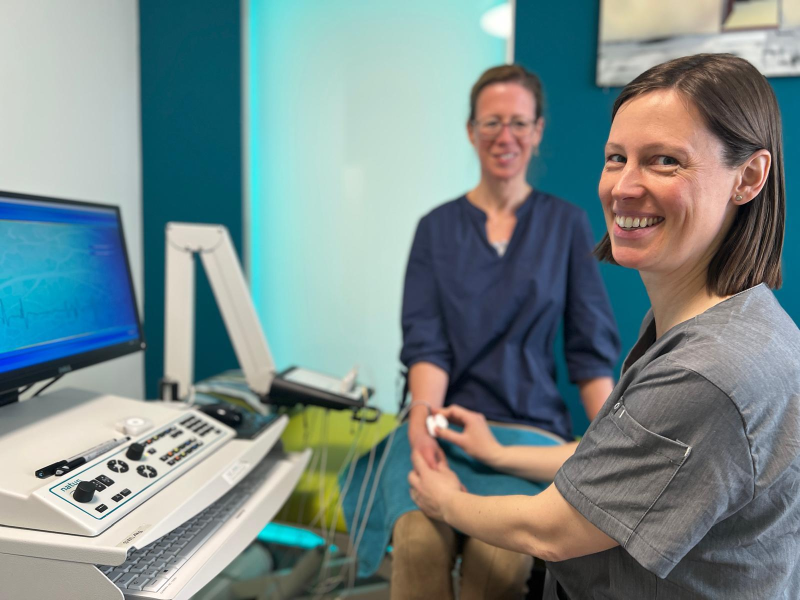
#> input picture images/team/andrea-liechti-wicki.jpeg, 1600 x 1200 px, found by its file name (shown at 1/2 size); its folder holds only this picture in this run
$ python cutting_tool.py
#> lines starting #> are read from the running program, lines starting #| are printed output that depends on the picture
#> further down, img_pil is the input picture: PIL image 1600x1200 RGB; mean R, G, B 120.1, 137.8, 136.9
import cv2
import os
import numpy as np   # <-- wichtig für np.array
from PIL import Image

# ----------------------------
# CONFIG
# ----------------------------
IMAGE_FOLDER = r"D:\Codes\Windsurf\neurologie-schwyz\images\team"
OUTPUT_WIDTH = 800
OUTPUT_HEIGHT = 534
WEBP_QUALITY = 80
HAAR_CASCADE_PATH = cv2.data.haarcascades + "haarcascade_frontalface_default.xml"

face_cascade = cv2.CascadeClassifier(HAAR_CASCADE_PATH)
EXTENSIONS = (".jpg", ".jpeg", ".png", ".webp")

# ----------------------------
# FUNCTION: Crop face with margin and correct ratio
# ----------------------------
def crop_face(img_cv):
    gray = cv2.cvtColor(img_cv, cv2.COLOR_BGR2GRAY)
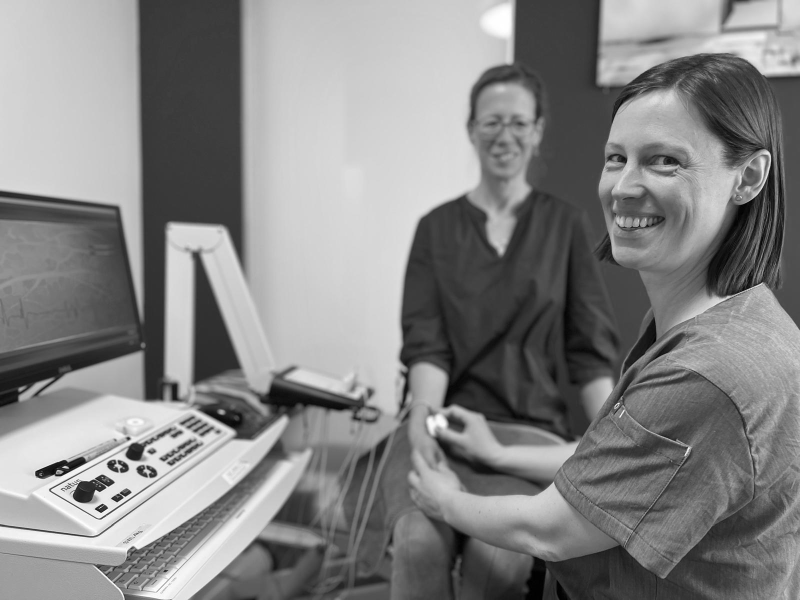
#> gray: shape (1200, 1600) (shown at 1/2 size); min 0, max 255, mean 132.4
    faces = face_cascade.detectMultiScale(gray, scaleFactor=1.1, minNeighbors=4)
#> faces = [[938, 187, 151, 151], [1139, 202, 310, 310]]

    h, w = img_cv.shape[:2]
#> h = 1200; w = 1600
    target_ratio = OUTPUT_WIDTH / OUTPUT_HEIGHT  # 800/534 ≈ 1.5

    if len(faces) == 0:
        # No face detected → center crop maintaining 1.5 ratio
        if w / h > target_ratio:
            new_w = int(h * target_ratio)
            left = (w - new_w) // 2
            return img_cv[:, left:left+new_w]
        else:
            new_h = int(w / target_ratio)
            top = (h - new_h) // 2
            return img_cv[top:top+new_h, :]

    # Pick the largest face
    x, y, fw, fh = max(faces, key=lambda rect: rect[2]*rect[3])
#> x = 1139; y = 202; fw = 310; fh = 310

    # Add margin (~40%)
    margin_w = int(fw * 0.4)
#> margin_w = 124
    margin_h = int(fh * 0.4)
#> margin_h = 124
    left = max(x - margin_w, 0)
#> left = 1015
    top = max(y - margin_h, 0)
#> top = 78
    right = min(x + fw + margin_w, w)
#> right = 1573
    bottom = min(y + fh + margin_h, h)
#> bottom = 636

    cropped = img_cv[top:bottom, left:right]
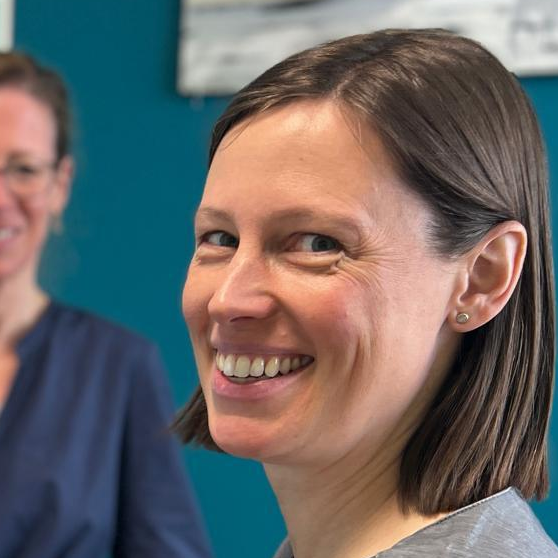
#> cropped: shape (558, 558, 3); mean B, G, R 102.3, 103.1, 105.4

    # Adjust crop to match target aspect ratio (1.5)
    ch, cw = cropped.shape[:2]
#> ch = 558; cw = 558
    current_ratio = cw / ch
#> current_ratio = 1

    if current_ratio > target_ratio:
        # zu breit → zuschneiden
        new_cw = int(ch * target_ratio)
        left_crop = (cw - new_cw) // 2
        cropped = cropped[:, left_crop:left_crop+new_cw]
    else:
        # zu hoch → zuschneiden
        new_ch = int(cw / target_ratio)
#> new_ch = 372
        top_crop = (ch - new_ch) // 2
#> top_crop = 93
        cropped = cropped[top_crop:top_crop+new_ch, :]
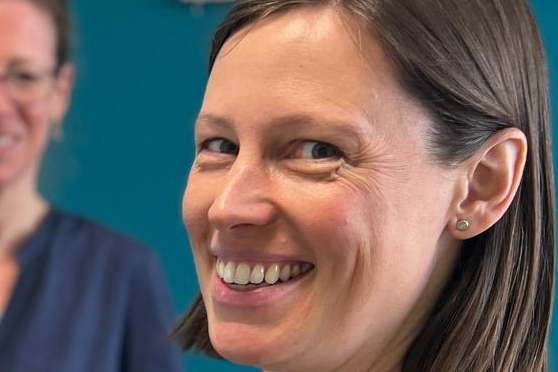
#> cropped: shape (372, 558, 3); mean B, G, R 97.4, 100.8, 111.6

    return cropped

# ----------------------------
# PROCESS IMAGES
# ----------------------------
for filename in os.listdir(IMAGE_FOLDER):
    if not filename.lower().endswith(EXTENSIONS):
        continue

    input_path = os.path.join(IMAGE_FOLDER, filename)
    name, _ = os.path.splitext(filename)
    output_path = os.path.join(IMAGE_FOLDER, f"{name}.webp")

    # Open image via PIL to support WebP
    img_pil = Image.open(input_path).convert("RGB")
    img_cv = cv2.cvtColor(np.array(img_pil), cv2.COLOR_RGB2BGR)

    cropped = crop_face(img_cv)
    cropped_resized = cv2.resize(cropped, (OUTPUT_WIDTH, OUTPUT_HEIGHT), interpolation=cv2.INTER_AREA)

    img_pil_out = Image.fromarray(cv2.cvtColor(cropped_resized, cv2.COLOR_BGR2RGB))
    img_pil_out.save(output_path, "WEBP", quality=WEBP_QUALITY)
    print(f"✅ Saved {output_path}")

print("🎉 All team WebP images processed and cropped to 800x534!")

$ run again, on images/team/catharina-mica-keller.jpeg
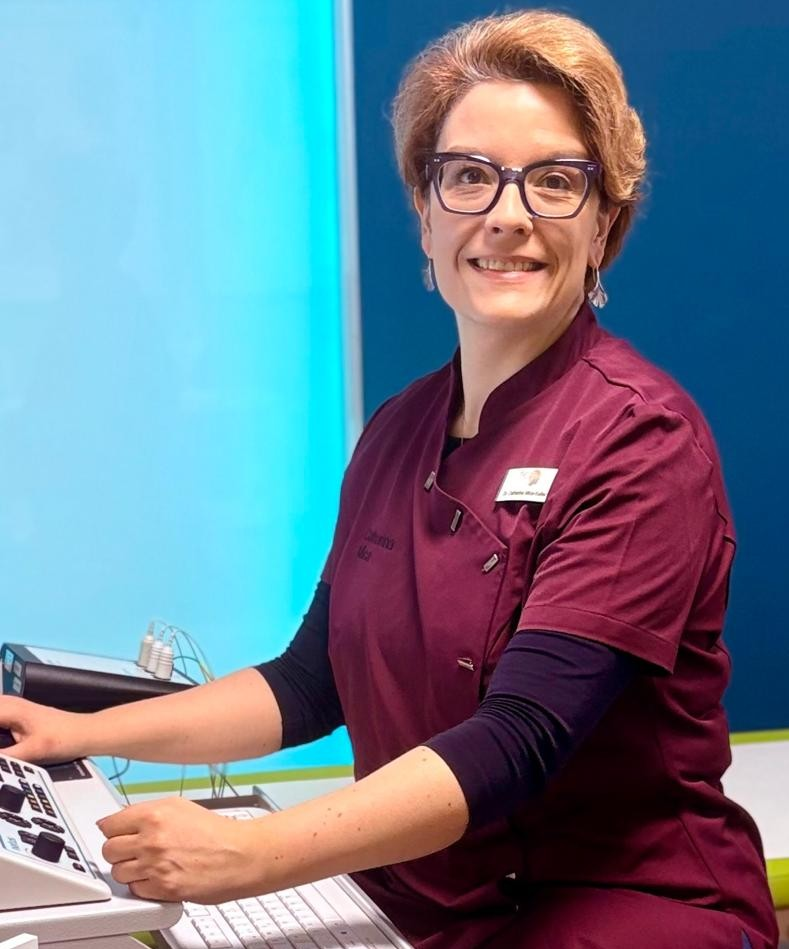
#> input picture images/team/catharina-mica-keller.jpeg, 789 x 949 px, found by its file name
#> img_pil is the input picture: PIL image 789x949 RGB; mean R, G, B 107.4, 125.2, 142.8
#> in crop_face, `gray = cv2.cvtColor(img_cv, cv2.COLOR_BGR2GRAY)`:
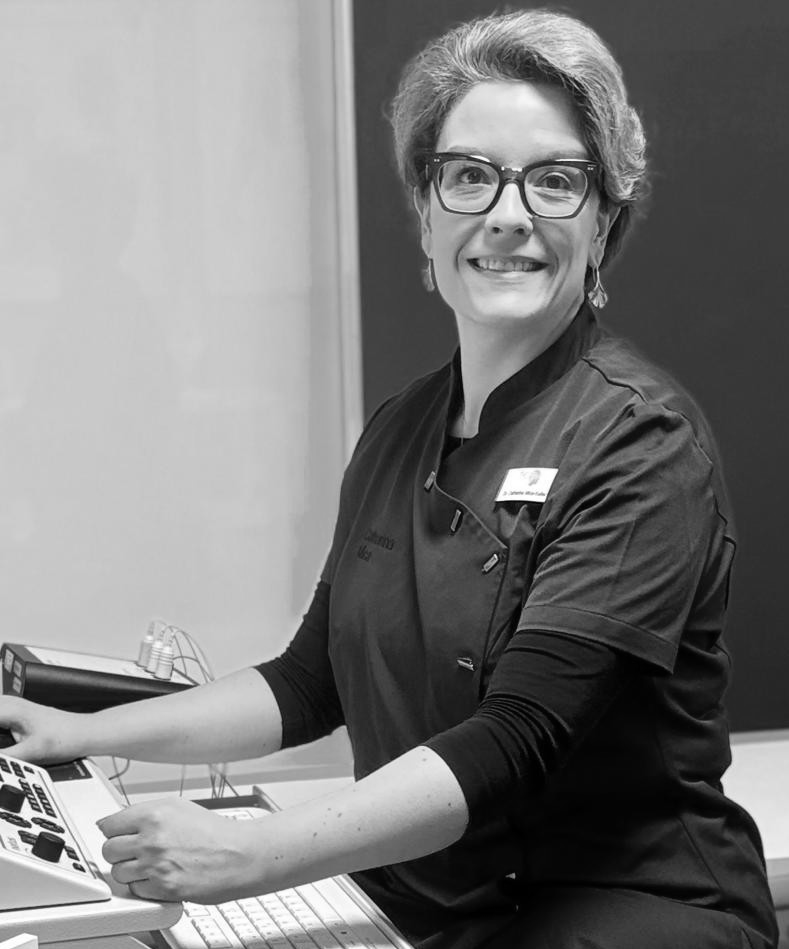
#> gray: shape (949, 789); min 0, max 255, mean 121.9
#> faces = [[397, 91, 227, 227]]
#> x = 397; y = 91; fw = 227
#> margin_w = 90
#> left = 307
#> top = 1
#> right = 714
#> bottom = 408
#> in crop_face, `cropped = cropped[top_crop:top_crop+new_ch, :]`:
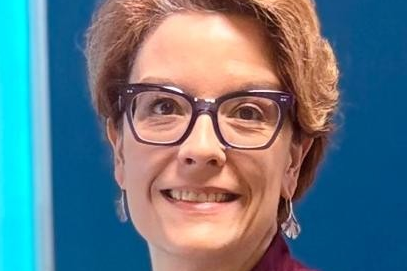
#> cropped: shape (271, 407, 3); mean B, G, R 131.8, 120.4, 100

$ run again, on images/team/catharina-mica-keller.webp
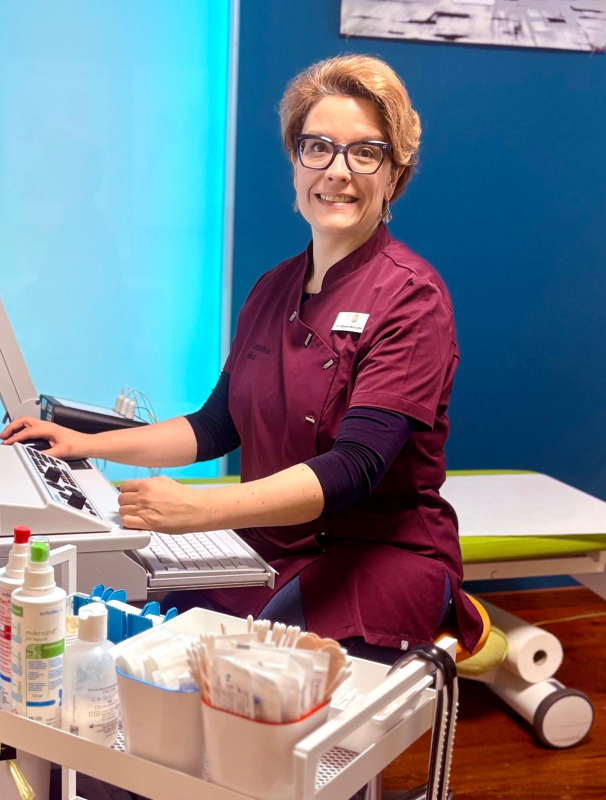
#> input picture images/team/catharina-mica-keller.webp, 1212 x 1600 px, found by its file name (shown at 1/2 size)
#> img_pil is the input picture: PIL image 1212x1600 RGB; mean R, G, B 118, 126.1, 137.5
#> in crop_face, `gray = cv2.cvtColor(img_cv, cv2.COLOR_BGR2GRAY)`:
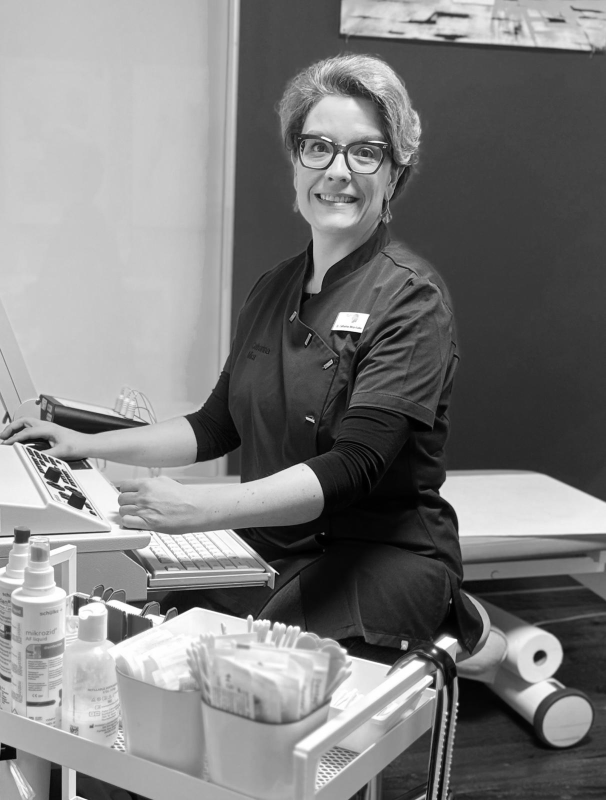
#> gray: shape (1600, 1212) (shown at 1/2 size); min 0, max 255, mean 125
#> faces = [[553, 203, 256, 256]]
#> x = 553; y = 203; fw = 256
#> margin_w = 102
#> left = 451
#> top = 101
#> right = 911
#> bottom = 561
#> in crop_face, `cropped = cropped[top_crop:top_crop+new_ch, :]`:
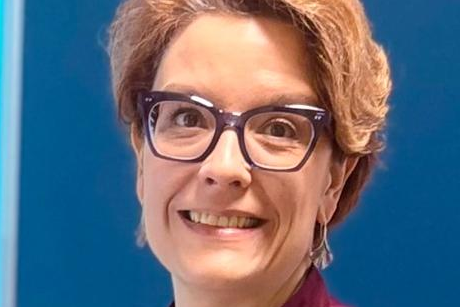
#> cropped: shape (307, 460, 3); mean B, G, R 124.3, 109.9, 100

$ run again, on images/team/andrea-liechti-wicki.jpg
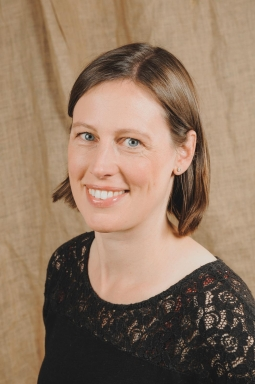
#> input picture images/team/andrea-liechti-wicki.jpg, 255 x 384 px, found by its file name
#> img_pil is the input picture: PIL image 255x384 RGB; mean R, G, B 144.7, 119.7, 98.9
#> in crop_face, `gray = cv2.cvtColor(img_cv, cv2.COLOR_BGR2GRAY)`:
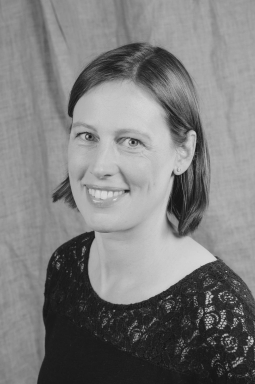
#> gray: shape (384, 255); min 21, max 222, mean 124.8
#> faces = [[50, 92, 123, 123]]
#> x = 50; y = 92; fw = 123
#> margin_w = 49
#> left = 1
#> top = 43
#> right = 222
#> bottom = 264
#> in crop_face, `cropped = cropped[top_crop:top_crop+new_ch, :]`:
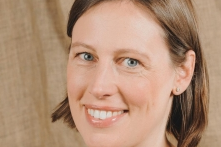
#> cropped: shape (147, 221, 3); mean B, G, R 118.3, 142.8, 177.3
